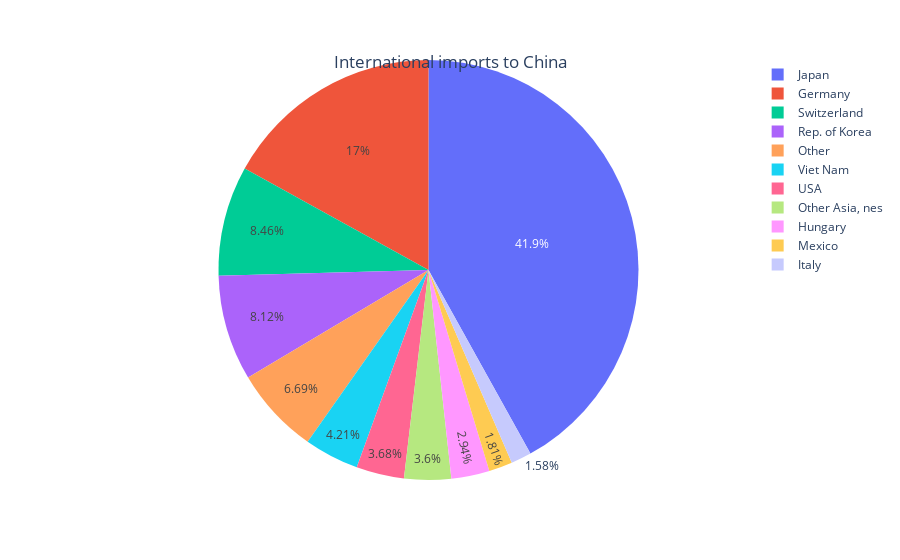

This figure's notebook cell:
### Code cell
#creating a pie chart for import

pie_import = px.pie(data_import_pie,               # data frame as input
             values="Trade Value",     # values to create the pie chart (data frame column name)
             names="Partner")          # labels (data frame column name)
                  
pie_import.update_layout(
    title={                                # Add a title, centered on top
        'text': "International imports to China",
        'y':0.9,
        'x':0.5,
        'xanchor': 'center',
        'yanchor': 'top'})  
pie_import.show()

### Figure 1 — Plotly figure (JSON) as saved in the notebook; plotly's stock layout.template omitted (floating-point values rounded to 4 significant figures)
{"data": [{"domain": {"x": [0, 1], "y": [0, 1]}, "hovertemplate": "Partner=%{label}<br>Trade Value=%{value}<extra></extra>", "labels": ["Japan", "Germany", "Switzerland", "Rep. of Korea", "Viet Nam", "USA", "Other Asia, nes", "Hungary", "Mexico", "Italy", "Other"], "legendgroup": "", "name": "", "showlegend": true, "type": "pie", "values": [441930268, 178841849, 89154337, 85610925, 44380912, 38809497, 37984780, 30983756, 19087215, 16598871, 70483896]}], "layout": {"legend": {"tracegroupgap": 0}, "margin": {"t": 60}, "title": {"text": "International imports to China", "x": 0.5, "xanchor": "center", "y": 0.9, "yanchor": "top"}}}
